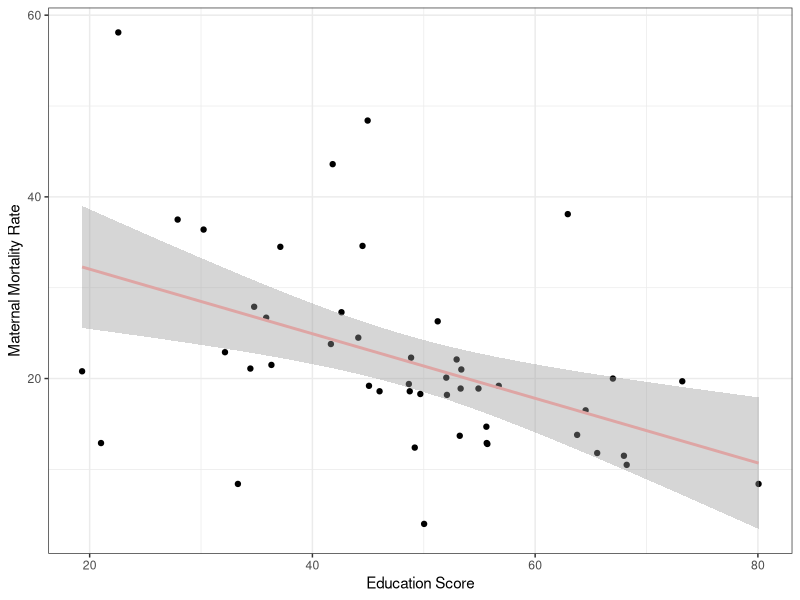
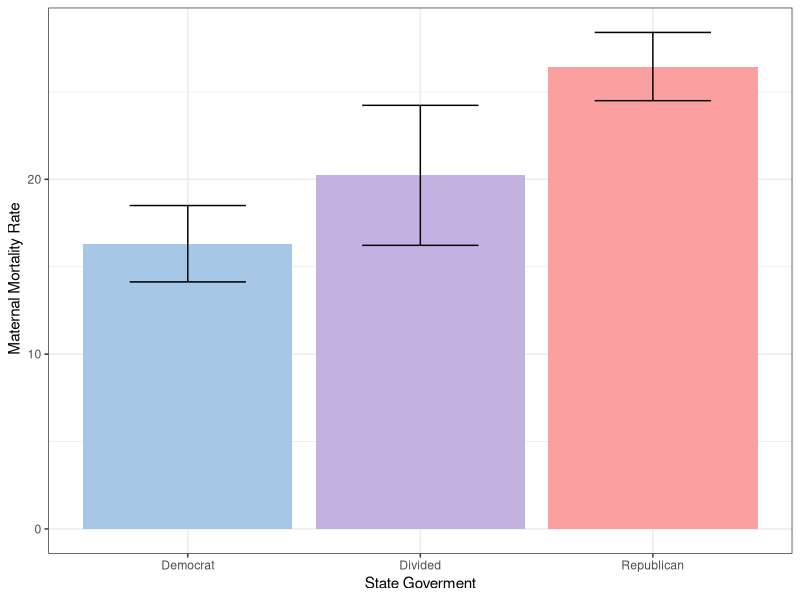
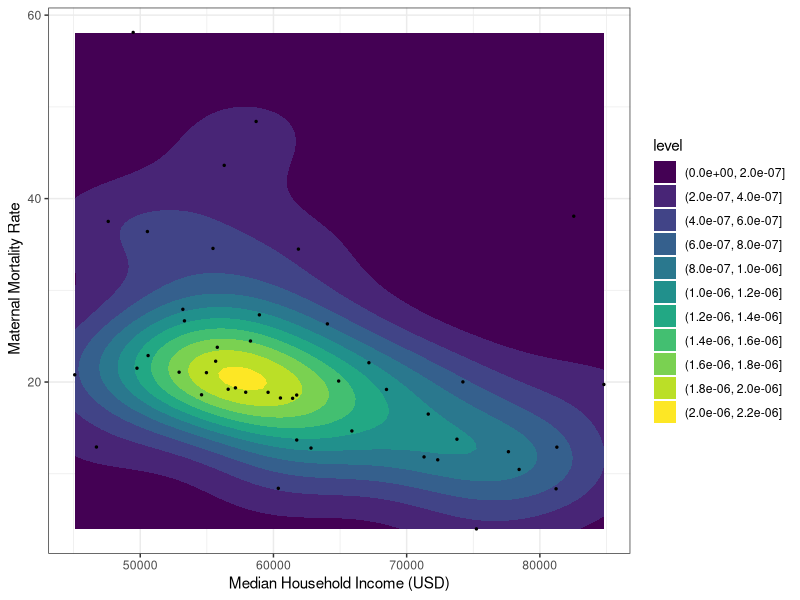

These figures' R source, in order:
## ---- chunk 1
knitr::opts_chunk$set(echo = TRUE, eval = TRUE, fig.align = "center", warning = F, message = F,
tidy=TRUE, tidy.opts=list(width.cutoff=60), R.options=list(max.print=100))
## ---- chunk 2
library(tidyverse)
library(knitr)
tobacco <- read_csv("Tobacco_State.csv")
tobacco <- tobacco %>% rename("State" = "Location") %>% slice(-54)
household_income <- read_csv("Median_Household_Income_States.csv")
education <- read_csv("Education_States.csv")
maternal_mortality_rate <- read_csv("Maternal_Mortality_Rate_States.csv")
political_ideology <- read_csv("Political_Ideology.csv")
state_political_majority <- read_csv("State_Political_Majority.csv")
## ---- chunk 3
political_ideology <- political_ideology %>% select(-liberalAdvantage) %>%
  pivot_longer(2:4, names_to ="political_ideology", values_to = "percentage") 
kable(head(political_ideology))
political_ideology <- political_ideology %>% pivot_wider(names_from = State, values_from = percentage) 
kable(head(political_ideology))
political_ideology <- political_ideology %>% pivot_longer(2:51, names_to = "State", values_to = "political percentage") %>%
  pivot_wider(names_from = political_ideology, values_from = "political percentage")
kable(head(political_ideology))

education <- education %>% pivot_longer(2:4, names_to = "type", values_to = "numbers") %>%
  pivot_wider(names_from = State, values_from = numbers)
kable(head(education))
education <- education %>% pivot_longer(2:51, names_to = "State", values_to = "numbers") 
kable(head(education))
education <- education %>% pivot_wider(names_from = type, values_from = numbers)
kable(head(education))

tobacco <- tobacco %>% pivot_longer(2:5, names_to = "type", values_to = "numbers")
kable(head(tobacco))
tobacco <- tobacco %>% pivot_wider(names_from = State, values_from = numbers)
kable(head(tobacco))
tobacco <- tobacco %>% pivot_longer(2:54, names_to = "State", values_to = "numbers") %>%
  pivot_wider(names_from = type, values_from = numbers)
kable(head(tobacco))
## ---- chunk 4
all_data <- inner_join(maternal_mortality_rate, education, by = "State")
all_data <- inner_join(all_data, household_income, by = "State")
all_data <- inner_join(all_data, tobacco, by = "State")
all_data <- inner_join(all_data, political_ideology, by = "State")
all_data <- inner_join(all_data, state_political_majority, by = "State")
## ---- chunk 5
all_data <- all_data %>% select(-educationAttainmentRank, -educationQualityRank, -Low_Confidence_Limit, -High_Confidence_Limit, -Sample_Size)
all_data <- all_data %>% rename("tobacco_use" = "Data_Value") %>% rename("state_governments" = "State Governments")
## ---- chunk 6
all_data <- all_data %>% mutate(education_MMR_ratio = (educationScore/maternalMortalityRate))
all_data %>% arrange(desc(education_MMR_ratio)) %>% head() %>% kable()
all_data %>% summarize(sd(education_MMR_ratio, na.rm = T)) %>% kable()
all_data <- all_data %>% mutate(income_MMR_ratio = (HouseholdIncome/maternalMortalityRate))
all_data %>% arrange(desc(income_MMR_ratio)) %>% head() %>% kable()
all_data %>% summarize(sd(income_MMR_ratio, na.rm = T)) %>% kable()

all_data %>% arrange(maternalMortalityRate) %>% head() %>% kable()
all_data %>% arrange(desc(educationScore)) %>% head() %>% kable()
all_data %>% arrange(desc(HouseholdIncome)) %>% head() %>% kable()
all_data %>% arrange(tobacco_use) %>% head() %>% kable()

all_data <- all_data %>% mutate(state_governments = str_replace(state_governments, "D", "Democrat")) %>%
  mutate(state_governments = str_replace(state_governments, "R", "Republican")) %>% 
  mutate(state_governments = str_replace(state_governments, "divided", "Divided"))
all_data %>% group_by(state_governments) %>% summarise(mean(maternalMortalityRate, na.rm = T)) %>% kable()
## ---- chunk 7
#The CDC released data claiming that the national Maternal mortality rate as of 2019 was 20.2.
all_data %>% summarize(mean(educationScore)) %>% kable()
all_data %>% filter(maternalMortalityRate > 20.2) %>% summarize(mean(educationScore)) %>% kable()
all_data %>% summarize(mean(tobacco_use)) %>% kable()
all_data %>% filter(maternalMortalityRate > 20.2) %>% summarize(mean(tobacco_use)) %>% kable()

all_data %>% filter(`liberal%` < `moderate%`) %>% summarise(mean(maternalMortalityRate, na.rm = T)) %>% kable()
all_data %>% filter(`liberal%` > `moderate%`) %>% summarise(mean(maternalMortalityRate, na.rm = T)) %>% kable()
all_data %>% filter(`liberal%` < `conservative%`) %>% summarise(mean(maternalMortalityRate, na.rm = T)) %>% kable()
all_data %>% filter(`liberal%` > `conservative%`) %>% summarise(mean(maternalMortalityRate, na.rm = T)) %>% kable()
all_data %>% filter(`moderate%` < `conservative%`) %>% summarise(mean(maternalMortalityRate, na.rm = T)) %>% kable()
all_data %>% filter(`moderate%` > `conservative%`) %>% summarise(mean(maternalMortalityRate, na.rm = T)) %>% kable()
## ---- chunk 8
all_data %>% group_by(state_governments) %>% count() %>% kable()
all_data %>% select(2:5) %>% summarise_all(mean, na.rm = T) %>% kable()
all_data %>% select(2:5) %>% summarise_all(max, na.rm = T) %>% kable()
all_data %>% select(2:5) %>% summarise_all(min, na.rm = T) %>% kable()
all_data %>% select(2:5) %>% summarise_all(sd, na.rm = T) %>% kable()
all_data %>% select(10:11) %>% summarise_all(mean, na.rm = T) %>% kable()
all_data %>% select(10:11) %>% summarise_all(max, na.rm = T) %>% kable()
all_data %>% select(10:11) %>% summarise_all(min, na.rm = T) %>% kable()
all_data %>% select(10:11) %>% summarise_all(sd, na.rm = T) %>% kable()
all_data %>% summarize_all(function(x)sum(is.na(x))) %>% kable()
## ---- chunk 9
all_data %>% ggplot(aes(educationScore, maternalMortalityRate)) + geom_point() + geom_smooth(method = 'lm', color = "#dea5a4") + ylab("Maternal Mortality Rate") + xlab("Education Score") + theme_bw()
## ---- chunk 10
all_data %>% ggplot(aes(state_governments, maternalMortalityRate, fill = state_governments)) + geom_bar(stat = 'summary', fun = mean, show.legend = F) + scale_fill_manual(values = c("Democrat" = "#A7C7E7", "Republican" = "#FAA0A0", "Divided" = "#C3B1E1")) + xlab("State Goverment") + ylab(" Maternal Mortality Rate") + geom_errorbar(stat = 'summary', width=.5) + theme_bw()
## ---- chunk 11
all_data %>% ggplot(aes(x = HouseholdIncome, y = maternalMortalityRate)) + geom_density2d_filled() + geom_jitter(size = 0.5) + xlab("Median Household Income (USD)") + ylab(" Maternal Mortality Rate") + theme_bw()
